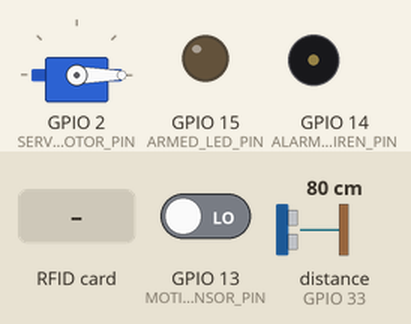
The sketch below on a simulated ESP32. On the bench: servo, output pins drawn as LEDs (lit = HIGH), buzzer (waves = sounding, pin HIGH). Inputs (shaded band) come from the test bench; at power-on: distance to the obstacle (sensor on GPIO 33) 80 cm, GPIO 13 (MOTION_SENSOR_PIN) LOW. The echo pulse lasts 58.3 µs per cm; WiFi joins after 1.5 s; servers stay silent unless stated; uploads are accepted with an empty reply; the local clock reads 2024-03-15 10:24:30 at power-on unless the sketch sets it; what the sketch prints to the serial monitor is not drawn.

Above: at 4.0 s.
4.1 s: RFID card B4 EB 1E 03 held to the reader
At 5.8 s:
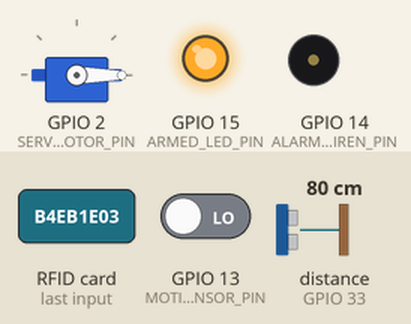
6.1 s: distance to the obstacle (sensor on GPIO 33) set to 11 cm
8.3 s: distance to the obstacle (sensor on GPIO 33) set to 8 cm
At 9.7 s:
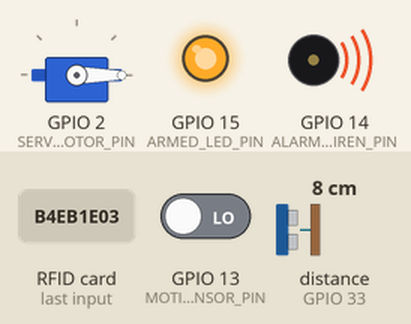
13.1 s: RFID card 5E 7A 19 C4 held to the reader
At 13.69 s:
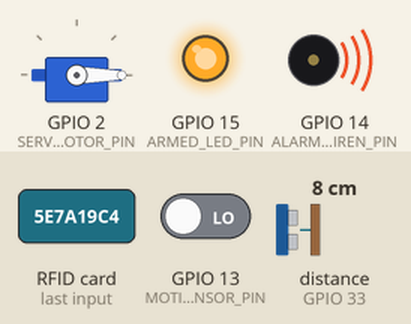
Timing chart, 0 to 16.1 s (numbered marks = the images above; inputs shaded):
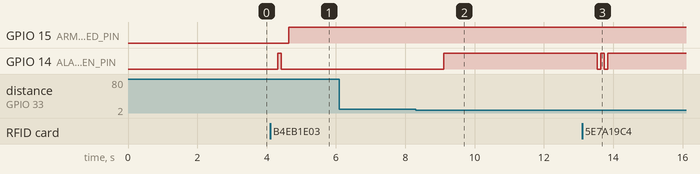

The sketch:

SmartHome.ino
```cpp
#include <WiFi.h>
#include <WiFiClientSecure.h>
#include <HTTPClient.h>
#include <ArduinoJson.h>
#include <NewPing.h>
#include <MFRC522.h>
#include <ESP32Servo.h>
#include <SPI.h>
#include <time.h>

// --- WiFi Credentials ---
#define WIFI_SSID "OPPO A58"
#define WIFI_PASSWORD "gyutcuu55"

// --- Backend API Endpoint ---
#define API_BASE_URL "https://smarthome-lfyp.onrender.com"
#define API_SENSORS_ENDPOINT "/api/sensors"
#define API_COMMANDS_ENDPOINT "/api/commands"

// --- Device IDs ---
#define SMART_LOCK_ID "smartLock001"
#define MOTION_SENSOR_ID "motionSensor001"
#define ULTRASONIC_SENSOR_ID "ultrasonicSensor001"
#define SIREN_ID "siren001"
#define SYSTEM_ARMED_SETTING "systemArmed"

// --- Pin Definitions ---
const int SERVO_MOTOR_PIN = 2;
const int MOTION_SENSOR_PIN = 13;
const int ULTRASONIC_TRIG_PIN = 32;
const int ULTRASONIC_ECHO_PIN = 33;
const int ALARM_SIREN_PIN = 14;
const int ARMED_LED_PIN = 15;
#define SS_PIN 5
#define RST_PIN 27

// --- Global Variables and Objects ---
WiFiClientSecure espClient;
NewPing ultrasonicSensor(ULTRASONIC_TRIG_PIN, ULTRASONIC_ECHO_PIN, 200);
MFRC522 rfid(SS_PIN, RST_PIN);
Servo lockServo;

// Device States
String currentLockStatus = "LOCKED";
String currentMotionStatus = "CLEARED";
float currentDistanceValue = 0.0;
String currentAlarmStatus = "INACTIVE";
String currentArmedStatus = "DISARMED";

// Servo Angles
const int LOCKED_ANGLE = 0;
const int UNLOCKED_ANGLE = 90;

// RFID Authorized Tags
byte authorizedUIDs[1][4] = {{0xB4, 0xEB, 0x1E, 0x03}};
const int NUM_AUTHORIZED_TAGS = sizeof(authorizedUIDs) / sizeof(authorizedUIDs[0]);

// Timers
unsigned long lastMotionReadTime = 0;
unsigned long lastDistanceReadTime = 0;
unsigned long lastPublishTime = 0;
unsigned long lastRFIDReadTime = 0;
unsigned long lastUnlockTime = 0;
unsigned long unlockDelayStart = 0;
unsigned long lastCommandPollTime = 0;
const long HEARTBEAT_INTERVAL = 30000; // 30 seconds
const long MOTION_READ_INTERVAL = 500;
const long DISTANCE_READ_INTERVAL = 1000;
const long PUBLISH_INTERVAL = 5000;
const long RFID_READ_INTERVAL = 500;
const long UNLOCK_DURATION = 5000;
const long UNLOCK_DELAY = 5000;
const long DEBOUNCE_DELAY = 50;
const long BEEP_DURATION = 100;
const long COMMAND_POLL_INTERVAL = 5000; // Poll every 5 seconds
const float DISTANCE_UNLOCK_THRESHOLD = 8.0;

// Motion Sensor Debounce
int lastMotionState = LOW;
unsigned long lastDebounceTime = 0;

// Unique Device ID
char deviceId[30];

// Buffer for distance payload
char payloadBuffer[10];

// --- Function Prototypes ---
void setup_wifi();
void syncTime();
void sendSensorData();
void pollCommands();
void readMotionSensor();
void readUltrasonicSensor();
void readRFID();
bool compareUIDs(byte* uid1, byte* uid2, int size);
void updateLockActuator();
void updateAlarmActuator();
void updateArmedLed();
void beepSiren(int count);
void printLocalTime();

void setup() {
    Serial.begin(115200);
    delay(1000);
    Serial.println("\nBooting ESP32 Smart Home Node...");

    pinMode(ALARM_SIREN_PIN, OUTPUT);
    pinMode(ARMED_LED_PIN, OUTPUT);
    pinMode(MOTION_SENSOR_PIN, INPUT);

    lockServo.attach(SERVO_MOTOR_PIN);
    lockServo.write(LOCKED_ANGLE);
    digitalWrite(ALARM_SIREN_PIN, LOW);
    digitalWrite(ARMED_LED_PIN, LOW);

    SPI.begin();
    rfid.PCD_Init();
    Serial.println("RFID Reader initialized.");

    uint8_t mac[6];
    WiFi.macAddress(mac);
    snprintf(deviceId, sizeof(deviceId), "esp32_smarthome_%02x%02x%02x", mac[3], mac[4], mac[5]);
    Serial.print("Device ID: ");
    Serial.println(deviceId);

    setup_wifi();
    syncTime();

    // Skip CA verification (Render uses Let's Encrypt, trusted by ESP32)
    espClient.setInsecure(); // Remove after testing if CA verification needed
    Serial.println("Setup Complete. Starting main loop...");
    printLocalTime();

    // Initialize devices in backend
    sendSensorData();
}

void loop() {
    unsigned long currentMillis = millis();

    if (WiFi.status() != WL_CONNECTED) {
        Serial.println("WiFi disconnected, reconnecting...");
        setup_wifi();
    }

    if (currentMillis - lastMotionReadTime >= MOTION_READ_INTERVAL) {
        readMotionSensor();
        lastMotionReadTime = currentMillis;
    }

    if (currentMillis - lastDistanceReadTime >= DISTANCE_READ_INTERVAL) {
        readUltrasonicSensor();
        lastDistanceReadTime = currentMillis;
    }

    if (currentMillis - lastRFIDReadTime >= RFID_READ_INTERVAL) {
        readRFID();
        lastRFIDReadTime = currentMillis;
    }

    if (currentLockStatus == "UNLOCKED" && unlockDelayStart > 0 && currentMillis - unlockDelayStart >= UNLOCK_DELAY) {
        lockServo.write(UNLOCKED_ANGLE);
        Serial.println("Servo: UNLOCKED (after 5-second delay)");
        unlockDelayStart = 0;
    }

    if (currentLockStatus == "UNLOCKED" && lastUnlockTime > 0 && currentMillis - lastUnlockTime >= UNLOCK_DURATION) {
        currentLockStatus = "LOCKED";
        updateLockActuator();
        sendSensorData();
        Serial.println("Door auto-locked after timeout.");
        lastUnlockTime = 0;
    }

    if (currentMillis - lastPublishTime >= PUBLISH_INTERVAL) {
        sendSensorData();
        lastPublishTime = currentMillis;
    }

    if (currentMillis - lastCommandPollTime >= COMMAND_POLL_INTERVAL) {
        pollCommands();
        lastCommandPollTime = currentMillis;
    }

    if (currentMillis - lastPublishTime >= HEARTBEAT_INTERVAL) {
        sendSensorData();
        printLocalTime();
        lastPublishTime = currentMillis;
    }
}

void setup_wifi() {
    delay(10);
    Serial.print("Connecting to WiFi: ");
    Serial.println(WIFI_SSID);

    WiFi.mode(WIFI_STA);
    WiFi.begin(WIFI_SSID, WIFI_PASSWORD);

    int attempts = 0;
    const int MAX_WIFI_ATTEMPTS = 40;
    while (WiFi.status() != WL_CONNECTED && attempts < MAX_WIFI_ATTEMPTS) {
        delay(500);
        Serial.print(".");
        attempts++;
    }

    if (WiFi.status() == WL_CONNECTED) {
        Serial.println("\nWiFi connected successfully!");
        Serial.print("IP address: ");
        Serial.println(WiFi.localIP());
        IPAddress serverIP;
        if (WiFi.hostByName("smarthome-lfyp.onrender.com", serverIP)) {
            Serial.print("Resolved backend IP: ");
            Serial.println(serverIP);
        } else {
            Serial.println("Failed to resolve backend hostname!");
        }
    } else {
        Serial.println("\nWiFi connection FAILED! Please check credentials or network.");
        Serial.println("Attempting to restart ESP32 in 5 seconds...");
        delay(5000);
        ESP.restart();
    }
}

void syncTime() {
    Serial.println("Setting up time using SNTP");
    const char* ntpServers[] = {"time.google.com", "time.windows.com", "pool.ntp.org"};
    int ntpServerCount = 3;
    bool timeSynced = false;

    for (int i = 0; i < ntpServerCount && !timeSynced; i++) {
        Serial.print("Trying NTP server: ");
        Serial.println(ntpServers[i]);
        configTime(0, 0, ntpServers[i]);
        time_t now = time(nullptr);
        int retry = 0;
        const int retry_count = 30;
        while (now < 24 * 3600 && retry < retry_count) {
            Serial.print(".");
            delay(200);
            now = time(nullptr);
            retry++;
        }
        if (now >= 24 * 3600) {
            timeSynced = true;
            Serial.println("\nTime synchronized with " + String(ntpServers[i]) + ": " + String(ctime(&now)));
        } else {
            Serial.println("\nFailed to sync with " + String(ntpServers[i]));
        }
    }

    if (!timeSynced) {
        Serial.println("All NTP servers failed, trying HTTP time API...");
        HTTPClient http;
        http.begin("http://worldtimeapi.org/api/timezone/Etc/UTC");
        int httpCode = http.GET();
        if (httpCode == HTTP_CODE_OK) {
            String payload = http.getString();
            DynamicJsonDocument doc(1024);
            deserializeJson(doc, payload);
            long unixtime = doc["unixtime"];
            if (unixtime > 0) {
                timeval tv = { unixtime, 0 };
                settimeofday(&tv, nullptr);
                time_t now = time(nullptr);
                Serial.println("Time synchronized via HTTP API: " + String(ctime(&now)));
                timeSynced = true;
            } else {
                Serial.println("Failed to parse HTTP time API response!");
            }
        } else {
            Serial.println("HTTP time API request failed, code: " + String(httpCode));
        }
        http.end();
    }

    if (!timeSynced) {
        Serial.println("All time sync attempts failed, using fallback");
        struct tm timeinfo;
        timeinfo.tm_year = 125; // 2025 - 1900
        timeinfo.tm_mon = 6;    // July
        timeinfo.tm_mday = 14;
        timeinfo.tm_hour = 10;  // 10:35 EAT (UTC+3)
        timeinfo.tm_min = 35;
        timeinfo.tm_sec = 0;
        time_t fallback = mktime(&timeinfo);
        timeval tv = { fallback, 0 };
        settimeofday(&tv, nullptr);
        time_t now = time(nullptr);
        Serial.println("Fallback time set: " + String(ctime(&now)));
    }
}

void printLocalTime() {
    time_t now = time(nullptr);
    Serial.print("Current time: ");
    Serial.println(ctime(&now));
}

void sendSensorData() {
    if (WiFi.status() != WL_CONNECTED) {
        Serial.println("Cannot send sensor data: WiFi not connected");
        return;
    }

    HTTPClient http;
    http.begin(String(API_BASE_URL) + API_SENSORS_ENDPOINT);
    http.addHeader("Content-Type", "application/json");

    // Send data for each device
    DynamicJsonDocument doc(1024);
    JsonArray updates = doc.createNestedArray("updates");

    // Get current time
    time_t now = time(nullptr);
    String timestamp = String(ctime(&now)).substring(0, 24);

    // Smart Lock
    JsonObject lockUpdate = updates.createNestedObject();
    lockUpdate["deviceId"] = SMART_LOCK_ID;
    lockUpdate["status"] = currentLockStatus;
    lockUpdate["isArmed"] = (currentLockStatus == "LOCKED");
    lockUpdate["lastActivity"] = timestamp;

    // Motion Sensor
    JsonObject motionUpdate = updates.createNestedObject();
    motionUpdate["deviceId"] = MOTION_SENSOR_ID;
    motionUpdate["status"] = currentMotionStatus;
    motionUpdate["lastActivity"] = timestamp;

    // Ultrasonic Sensor
    JsonObject ultrasonicUpdate = updates.createNestedObject();
    ultrasonicUpdate["deviceId"] = ULTRASONIC_SENSOR_ID;
    ultrasonicUpdate["value"] = currentDistanceValue;
    ultrasonicUpdate["lastActivity"] = timestamp;

    // Siren
    JsonObject sirenUpdate = updates.createNestedObject();
    sirenUpdate["deviceId"] = SIREN_ID;
    sirenUpdate["status"] = currentAlarmStatus;
    sirenUpdate["lastActivity"] = timestamp;

    // System Armed
    JsonObject settingUpdate = updates.createNestedObject();
    settingUpdate["settingName"] = SYSTEM_ARMED_SETTING;
    settingUpdate["value"] = (currentArmedStatus == "ARMED");
    settingUpdate["lastActivity"] = timestamp;

    String payload;
    serializeJson(doc, payload);

    int httpCode = http.POST(payload);
    if (httpCode == HTTP_CODE_OK || httpCode == HTTP_CODE_CREATED) {
        Serial.println("Sensor data sent successfully: " + payload);
    } else {
        Serial.println("Failed to send sensor data, HTTP code: " + String(httpCode));
        Serial.println("Payload: " + payload);
    }
    http.end();
}

void pollCommands() {
    if (WiFi.status() != WL_CONNECTED) {
        Serial.println("Cannot poll commands: WiFi not connected");
        return;
    }

    HTTPClient http;
    http.begin(String(API_BASE_URL) + API_COMMANDS_ENDPOINT + "?device_id=" + String(deviceId));
    int httpCode = http.GET();
    if (httpCode == HTTP_CODE_OK) {
        String payload = http.getString();
        DynamicJsonDocument doc(512);
        DeserializationError error = deserializeJson(doc, payload);
        if (!error) {
            if (doc.containsKey("command")) {
                String command = doc["command"].as<String>();
                if (command == "LOCK" && currentLockStatus != "LOCKED") {
                    currentLockStatus = "LOCKED";
                    unlockDelayStart = 0;
                    Serial.println("Command: LOCK DOOR");
                    updateLockActuator();
                    sendSensorData();
                } else if (command == "UNLOCK" && currentLockStatus != "UNLOCKED") {
                    currentLockStatus = "UNLOCKED";
                    lastUnlockTime = millis();
                    unlockDelayStart = millis();
                    Serial.println("Command: UNLOCK DOOR (starting 5-second delay)");
                    sendSensorData();
                } else if (command == "ARM" && currentArmedStatus != "ARMED") {
                    currentArmedStatus = "ARMED";
                    Serial.println("Command: ARM SYSTEM");
                    updateArmedLed();
                    sendSensorData();
                } else if (command == "DISARM" && currentArmedStatus != "DISARMED") {
                    currentArmedStatus = "DISARMED";
                    lastUnlockTime = 0;
                    Serial.println("Command: DISARM SYSTEM");
                    updateArmedLed();
                    sendSensorData();
                }
            }
        } else {
            Serial.println("Failed to parse command JSON: " + String(error.c_str()));
        }
    } else {
        Serial.println("Failed to poll commands, HTTP code: " + String(httpCode));
    }
    http.end();
}

void readMotionSensor() {
    int reading = digitalRead(MOTION_SENSOR_PIN);
    if (reading != lastMotionState) {
        lastDebounceTime = millis();
    }
    if ((millis() - lastDebounceTime) > DEBOUNCE_DELAY) {
        if (reading != (currentMotionStatus.equals("DETECTED") ? HIGH : LOW)) {
            String newMotionStatus;
            if (reading == HIGH) {
                newMotionStatus = "DETECTED";
                if (currentArmedStatus == "ARMED" && currentAlarmStatus == "INACTIVE") {
                    currentAlarmStatus = "ACTIVE";
                    updateAlarmActuator();
                    sendSensorData();
                    Serial.println("Motion detected while armed! ALARM ACTIVE!");
                }
            } else {
                newMotionStatus = "CLEARED";
            }
            if (newMotionStatus != currentMotionStatus) {
                currentMotionStatus = newMotionStatus;
                Serial.print("Motion: ");
                Serial.println(currentMotionStatus);
                sendSensorData();
            }
        }
    }
    lastMotionState = reading;
}

void readUltrasonicSensor() {
    unsigned int uS = ultrasonicSensor.ping_cm();
    float newDistanceValue = (float)uS;
    if (abs(newDistanceValue - currentDistanceValue) > 1.0 || (newDistanceValue == 0 && currentDistanceValue != 0) || (newDistanceValue != 0 && currentDistanceValue == 0)) {
        currentDistanceValue = newDistanceValue;
        Serial.print("Distance: ");
        Serial.print(currentDistanceValue);
        Serial.println(" cm");
        sendSensorData();
        if (currentArmedStatus == "ARMED" && currentAlarmStatus == "INACTIVE" && currentDistanceValue > 0 && currentDistanceValue < 10) {
            currentAlarmStatus = "ACTIVE";
            updateAlarmActuator();
            sendSensorData();
            Serial.println("Object too close while armed! ALARM ACTIVE!");
        }
    }
}

void readRFID() {
    if (rfid.PICC_IsNewCardPresent() && rfid.PICC_ReadCardSerial()) {
        Serial.print("RFID Tag detected! UID:");
        String uidStr = "";
        for (byte i = 0; i < rfid.uid.size; i++) {
            if (rfid.uid.uidByte[i] < 0x10) {
                uidStr += " 0";
            } else {
                uidStr += " ";
            }
            uidStr += String(rfid.uid.uidByte[i], HEX);
        }
        uidStr.toUpperCase();
        Serial.println(uidStr);

        bool authorized = false;
        for (int i = 0; i < NUM_AUTHORIZED_TAGS; i++) {
            if (rfid.uid.size == 4 && compareUIDs(rfid.uid.uidByte, authorizedUIDs[i], 4)) {
                authorized = true;
                break;
            }
        }

        // Get current time
        time_t now = time(nullptr);
        String timestamp = String(ctime(&now)).substring(0, 24);

        if (authorized) {
            Serial.println("Authorized Tag!");
            beepSiren(1);
            DynamicJsonDocument doc(512);
            JsonArray updates = doc.createNestedArray("updates");
            JsonObject eventUpdate = updates.createNestedObject();
            eventUpdate["deviceId"] = "rfidEvent";
            eventUpdate["message"] = "Valid key card scanned";
            eventUpdate["type"] = "success";
            eventUpdate["lastActivity"] = timestamp;
            String payload;
            serializeJson(doc, payload);
            HTTPClient http;
            http.begin(String(API_BASE_URL) + API_SENSORS_ENDPOINT);
            http.addHeader("Content-Type", "application/json");
            int httpCode = http.POST(payload);
            if (httpCode == HTTP_CODE_OK || httpCode == HTTP_CODE_CREATED) {
                Serial.println("RFID event sent: " + payload);
            } else {
                Serial.println("Failed to send RFID event, HTTP code: " + String(httpCode));
            }
            http.end();

            if (currentAlarmStatus == "ACTIVE") {
                currentAlarmStatus = "INACTIVE";
                updateAlarmActuator();
                sendSensorData();
                Serial.println("Alarm DEACTIVATED by authorized RFID.");
            }
            if (currentArmedStatus == "ARMED") {
                currentArmedStatus = "DISARMED";
                Serial.println("System DISARMED by RFID.");
                lastUnlockTime = 0;
            } else {
                currentArmedStatus = "ARMED";
                Serial.println("System ARMED by RFID.");
            }
            updateArmedLed();
            sendSensorData();
            if (currentDistanceValue > 0 && currentDistanceValue < DISTANCE_UNLOCK_THRESHOLD) {
                currentLockStatus = "UNLOCKED";
                lastUnlockTime = millis();
                unlockDelayStart = millis();
                Serial.println("Door UNLOCKED: Authorized RFID and distance < 8 cm (starting 5-second delay).");
                sendSensorData();
            } else {
                Serial.println("Door NOT unlocked: Distance >= 8 cm.");
            }
        } else {
            Serial.println("Unauthorized Tag!");
            beepSiren(3);
            DynamicJsonDocument doc(512);
            JsonArray updates = doc.createNestedArray("updates");
            JsonObject eventUpdate = updates.createNestedObject();
            eventUpdate["deviceId"] = "rfidEvent";
            eventUpdate["message"] = "Invalid key card scanned";
            eventUpdate["type"] = "alert";
            eventUpdate["lastActivity"] = timestamp;
            String payload;
            serializeJson(doc, payload);
            HTTPClient http;
            http.begin(String(API_BASE_URL) + API_SENSORS_ENDPOINT);
            http.addHeader("Content-Type", "application/json");
            int httpCode = http.POST(payload);
            if (httpCode == HTTP_CODE_OK || httpCode == HTTP_CODE_CREATED) {
                Serial.println("RFID event sent: " + payload);
            } else {
                Serial.println("Failed to send RFID event, HTTP code: " + String(httpCode));
            }
            http.end();
        }

        rfid.PICC_HaltA();
        rfid.PCD_StopCrypto1();
    }
}

bool compareUIDs(byte* uid1, byte* uid2, int size) {
    for (int i = 0; i < size; i++) {
        if (uid1[i] != uid2[i]) {
            return false;
        }
    }
    return true;
}

void beepSiren(int count) {
    bool sirenWasActive = (currentAlarmStatus == "ACTIVE");
    for (int i = 0; i < count; i++) {
        digitalWrite(ALARM_SIREN_PIN, HIGH);
        delay(BEEP_DURATION);
        digitalWrite(ALARM_SIREN_PIN, LOW);
        if (i < count - 1) {
            delay(BEEP_DURATION);
        }
    }
    if (sirenWasActive) {
        digitalWrite(ALARM_SIREN_PIN, HIGH);
        Serial.println("Siren: Restored to ACTIVE");
    } else {
        digitalWrite(ALARM_SIREN_PIN, LOW);
        Serial.println("Siren: Restored to INACTIVE");
    }
}

void updateLockActuator() {
    if (currentLockStatus == "LOCKED") {
        lockServo.write(LOCKED_ANGLE);
        Serial.println("Servo: LOCKED");
        unlockDelayStart = 0;
    }
    delay(500);
}

void updateAlarmActuator() {
    if (currentAlarmStatus == "ACTIVE") {
        digitalWrite(ALARM_SIREN_PIN, HIGH);
        Serial.println("Siren: ACTIVE");
    } else {
        digitalWrite(ALARM_SIREN_PIN, LOW);
        Serial.println("Siren: INACTIVE");
    }
}

void updateArmedLed() {
    if (currentArmedStatus == "ARMED") {
        digitalWrite(ARMED_LED_PIN, HIGH);
    } else {
        digitalWrite(ARMED_LED_PIN, LOW);
    }
}
```

Measured:
- the behaviour switches between 10 and 9 cm on distance to the obstacle (sensor on GPIO 33) (found by bisection; images 1 and 2)
- after the input at 4.1 s, GPIO 15 (ARMED_LED_PIN): LOW → HIGH after 0.53 s; GPIO 14 (ALARM_SIREN_PIN): LOW → HIGH after 0.23 s, → LOW 0.10 s later
- after the input at 6.1 s, every drawn part: stays the same
- after the input at 8.3 s, GPIO 14 (ALARM_SIREN_PIN): LOW → HIGH after 0.81 s
- after the input at 13.1 s, GPIO 14 (ALARM_SIREN_PIN): alternates HIGH for 0.10 s and LOW for 0.10 s, 4 changes in all, then stays HIGH, starting after 0.45 s
